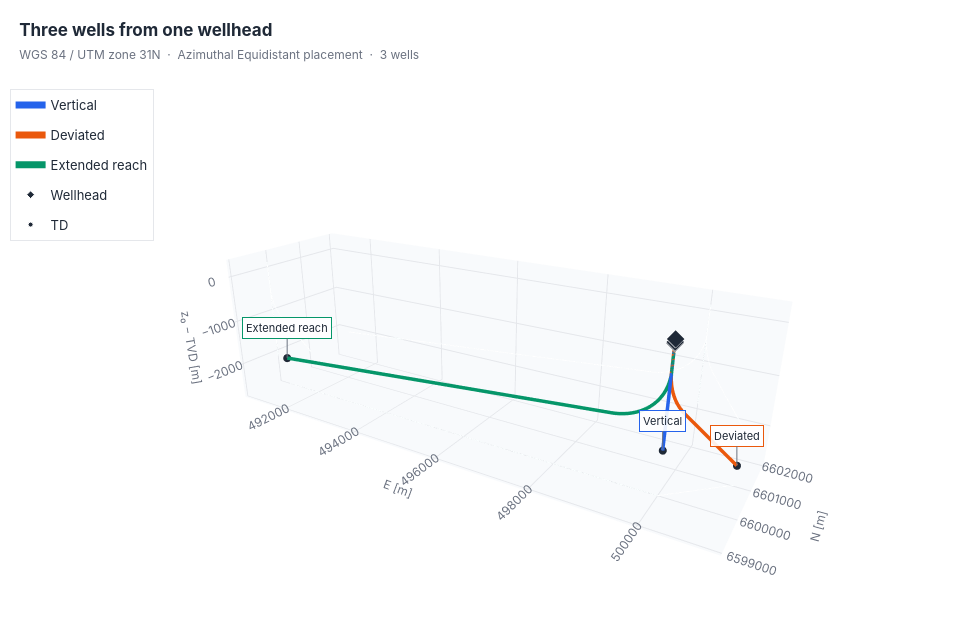

The notebook cell saved with this chart:
### Markdown cell above
Several wells in the same CRS share one set of axes. The vertical, deviated and extended reach wells all start at the same wellhead.

### Code cell
wells = {
    "Vertical": "01_simple_vertical_well",
    "Deviated": "02_deviated_well_build",
    "Extended reach": "07_extended_reach_well",
}
one_wellhead = [from_payload(REQUESTS[name]).stations for name in wells.values()]
figure = plot_trajectory(
    *one_wellhead,
    color_by=None,
    labels=list(wells),
    title="Three wells from one wellhead",
)
figure

### Figure 1 — Plotly figure (JSON) as saved in the notebook; plotly's stock layout.template omitted (floating-point values rounded to 4 significant figures; data arrays with more than 128 entries replaced by an {"elided": "..."} marker saying what was removed)
{"data": [{"customdata": {"elided": "401x5 float values"}, "hovertemplate": "MD %{customdata[0]:.2f} m<br>Inclination %{customdata[1]:.2f}°<br>Azimuth %{customdata[2]:.2f}° true<br>TVD %{customdata[3]:.2f} m<br>DLS %{customdata[4]:.2f}°/30 m<br>x %{x:.2f}, y %{y:.2f}, z %{z:.2f}", "legendrank": 0, "line": {"color": "#2563eb", "width": 7}, "mode": "lines", "name": "Vertical", "type": "scatter3d", "x": {"elided": "401 float values"}, "y": {"elided": "401 float values"}, "z": {"elided": "401 float values"}}, {"hoverinfo": "skip", "line": {"color": "rgba(100, 116, 139, 0.35)", "width": 2}, "mode": "lines", "showlegend": false, "type": "scatter3d", "x": {"elided": "401 float values"}, "y": {"elided": "401 float values"}, "z": {"elided": "401 float values"}}, {"hoverinfo": "skip", "line": {"color": "rgba(100, 116, 139, 0.35)", "width": 2}, "mode": "lines", "showlegend": false, "type": "scatter3d", "x": {"elided": "401 float values"}, "y": {"elided": "401 float values"}, "z": {"elided": "401 float values"}}, {"hoverinfo": "skip", "line": {"color": "rgba(100, 116, 139, 0.35)", "width": 2}, "mode": "lines", "showlegend": false, "type": "scatter3d", "x": {"elided": "401 float values"}, "y": {"elided": "401 float values"}, "z": {"elided": "401 float values"}}, {"hovertemplate": "Wellhead of Vertical<extra></extra>", "legendgroup": "Wellhead", "marker": {"color": "#1f2937", "line": {"color": "white", "width": 1}, "size": 6, "symbol": "diamond"}, "mode": "markers", "name": "Wellhead", "showlegend": true, "type": "scatter3d", "x": [500000.0], "y": [6600000], "z": [100]}, {"hovertemplate": "TD of Vertical<extra></extra>", "legendgroup": "TD", "marker": {"color": "#1f2937", "line": {"color": "white", "width": 1}, "size": 5, "symbol": "circle"}, "mode": "markers", "name": "TD", "showlegend": true, "type": "scatter3d", "x": [500000.0], "y": [6600000], "z": [-1900]}, {"customdata": {"elided": "406x5 float values"}, "hovertemplate": "MD %{customdata[0]:.2f} m<br>Inclination %{customdata[1]:.2f}°<br>Azimuth %{customdata[2]:.2f}° true<br>TVD %{customdata[3]:.2f} m<br>DLS %{customdata[4]:.2f}°/30 m<br>x %{x:.2f}, y %{y:.2f}, z %{z:.2f}", "legendrank": 1, "line": {"color": "#ea580c", "width": 7}, "mode": "lines", "name": "Deviated", "type": "scatter3d", "x": {"elided": "406 float values"}, "y": {"elided": "406 float values"}, "z": {"elided": "406 float values"}}, {"hoverinfo": "skip", "line": {"color": "rgba(100, 116, 139, 0.35)", "width": 2}, "mode": "lines", "showlegend": false, "type": "scatter3d", "x": {"elided": "406 float values"}, "y": {"elided": "406 float values"}, "z": {"elided": "406 float values"}}, {"hoverinfo": "skip", "line": {"color": "rgba(100, 116, 139, 0.35)", "width": 2}, "mode": "lines", "showlegend": false, "type": "scatter3d", "x": {"elided": "406 float values"}, "y": {"elided": "406 float values"}, "z": {"elided": "406 float values"}}, {"hoverinfo": "skip", "line": {"color": "rgba(100, 116, 139, 0.35)", "width": 2}, "mode": "lines", "showlegend": false, "type": "scatter3d", "x": {"elided": "406 float values"}, "y": {"elided": "406 float values"}, "z": {"elided": "406 float values"}}, {"hovertemplate": "Wellhead of Deviated<extra></extra>", "legendgroup": "Wellhead", "marker": {"color": "#1f2937", "line": {"color": "white", "width": 1}, "size": 6, "symbol": "diamond"}, "mode": "markers", "name": "Wellhead", "showlegend": false, "type": "scatter3d", "x": [500000.0], "y": [6600000], "z": [50]}, {"hovertemplate": "TD of Deviated<extra></extra>", "legendgroup": "TD", "marker": {"color": "#1f2937", "line": {"color": "white", "width": 1}, "size": 5, "symbol": "circle"}, "mode": "markers", "name": "TD", "showlegend": false, "type": "scatter3d", "x": [501000.0], "y": [6601000.0], "z": [-2392.0]}, {"customdata": {"elided": "401x5 float values"}, "hovertemplate": "MD %{customdata[0]:.2f} m<br>Inclination %{customdata[1]:.2f}°<br>Azimuth %{customdata[2]:.2f}° true<br>TVD %{customdata[3]:.2f} m<br>DLS %{customdata[4]:.2f}°/30 m<br>x %{x:.2f}, y %{y:.2f}, z %{z:.2f}", "legendrank": 2, "line": {"color": "#059669", "width": 7}, "mode": "lines", "name": "Extended reach", "type": "scatter3d", "x": {"elided": "401 float values"}, "y": {"elided": "401 float values"}, "z": {"elided": "401 float values"}}, {"hoverinfo": "skip", "line": {"color": "rgba(100, 116, 139, 0.35)", "width": 2}, "mode": "lines", "showlegend": false, "type": "scatter3d", "x": {"elided": "401 float values"}, "y": {"elided": "401 float values"}, "z": {"elided": "401 float values"}}, {"hoverinfo": "skip", "line": {"color": "rgba(100, 116, 139, 0.35)", "width": 2}, "mode": "lines", "showlegend": false, "type": "scatter3d", "x": {"elided": "401 float values"}, "y": {"elided": "401 float values"}, "z": {"elided": "401 float values"}}, {"hoverinfo": "skip", "line": {"color": "rgba(100, 116, 139, 0.35)", "width": 2}, "mode": "lines", "showlegend": false, "type": "scatter3d", "x": {"elided": "401 float values"}, "y": {"elided": "401 float values"}, "z": {"elided": "401 float values"}}, {"hovertemplate": "Wellhead of Extended reach<extra></extra>", "legendgroup": "Wellhead", "marker": {"color": "#1f2937", "line": {"color": "white", "width": 1}, "size": 6, "symbol": "diamond"}, "mode": "markers", "name": "Wellhead", "showlegend": false, "type": "scatter3d", "x": [500000.0], "y": [6600000], "z": [30]}, {"hovertemplate": "TD of Extended reach<extra></extra>", "legendgroup": "TD", "marker": {"color": "#1f2937", "line": {"color": "white", "width": 1}, "size": 5, "symbol": "circle"}, "mode": "markers", "name": "TD", "showlegend": false, "type": "scatter3d", "x": [491100.0], "y": [6600000.0], "z": [-2143.0]}], "layout": {"font": {"color": "#1f2937", "family": "Inter, 'Segoe UI', 'Helvetica Neue', Arial, sans-serif", "size": 12}, "height": 640, "hoverlabel": {"bgcolor": "white", "bordercolor": "#e5e7eb", "font": {"color": "#1f2937", "family": "Inter, 'Segoe UI', 'Helvetica Neue', Arial, sans-serif", "size": 12}}, "legend": {"bgcolor": "rgba(255, 255, 255, 0.85)", "bordercolor": "#e5e7eb", "borderwidth": 1, "font": {"size": 13}, "x": 0.01, "y": 0.97}, "margin": {"b": 0, "l": 0, "r": 0, "t": 72}, "scene": {"annotations": [{"arrowcolor": "#6b7280", "arrowhead": 0, "arrowwidth": 1, "ax": 0, "ay": -30, "bgcolor": "rgba(255, 255, 255, 0.9)", "bordercolor": "#2563eb", "borderpad": 3, "font": {"color": "#1f2937", "size": 11}, "text": "Vertical", "x": 500000.0, "y": 6600000, "z": -1900}, {"arrowcolor": "#6b7280", "arrowhead": 0, "arrowwidth": 1, "ax": 0, "ay": -30, "bgcolor": "rgba(255, 255, 255, 0.9)", "bordercolor": "#ea580c", "borderpad": 3, "font": {"color": "#1f2937", "size": 11}, "text": "Deviated", "x": 501000.0, "y": 6601000.0, "z": -2392.0}, {"arrowcolor": "#6b7280", "arrowhead": 0, "arrowwidth": 1, "ax": 0, "ay": -30, "bgcolor": "rgba(255, 255, 255, 0.9)", "bordercolor": "#059669", "borderpad": 3, "font": {"color": "#1f2937", "size": 11}, "text": "Extended reach", "x": 491100.0, "y": 6600000.0, "z": -2143.0}], "aspectmode": "manual", "aspectratio": {"x": 1, "y": 0.3, "z": 0.3}, "camera": {"eye": {"x": 0.6334, "y": -1.013, "z": 0.4814}}, "xaxis": {"backgroundcolor": "#f8fafc", "gridcolor": "#e5e7eb", "nticks": 6, "range": [490800.0, 501300.0], "showbackground": true, "showspikes": false, "tickfont": {"color": "#6b7280", "size": 12}, "tickformat": ".0f", "title": {"font": {"color": "#6b7280", "size": 12}, "text": "E [m]"}, "zerolinecolor": "#e5e7eb"}, "yaxis": {"backgroundcolor": "#f8fafc", "gridcolor": "#e5e7eb", "nticks": 6, "range": [6599000.0, 6602000.0], "showbackground": true, "showspikes": false, "tickfont": {"color": "#6b7280", "size": 12}, "tickformat": ".0f", "title": {"font": {"color": "#6b7280", "size": 12}, "text": "N [m]"}, "zerolinecolor": "#e5e7eb"}, "zaxis": {"backgroundcolor": "#f8fafc", "gridcolor": "#e5e7eb", "nticks": 6, "range": [-2791.0, 374.5], "showbackground": true, "showspikes": false, "tickfont": {"color": "#6b7280", "size": 12}, "tickformat": ".0f", "title": {"font": {"color": "#6b7280", "size": 12}, "text": "z₀ − TVD [m]"}, "zerolinecolor": "#e5e7eb"}}, "title": {"font": {"size": 17, "weight": "bold"}, "subtitle": {"font": {"color": "#6b7280", "size": 12}, "text": "WGS 84 / UTM zone 31N  ·  Azimuthal Equidistant placement  ·  3 wells"}, "text": "Three wells from one wellhead", "x": 0.02, "xanchor": "left"}, "width": 960}}
